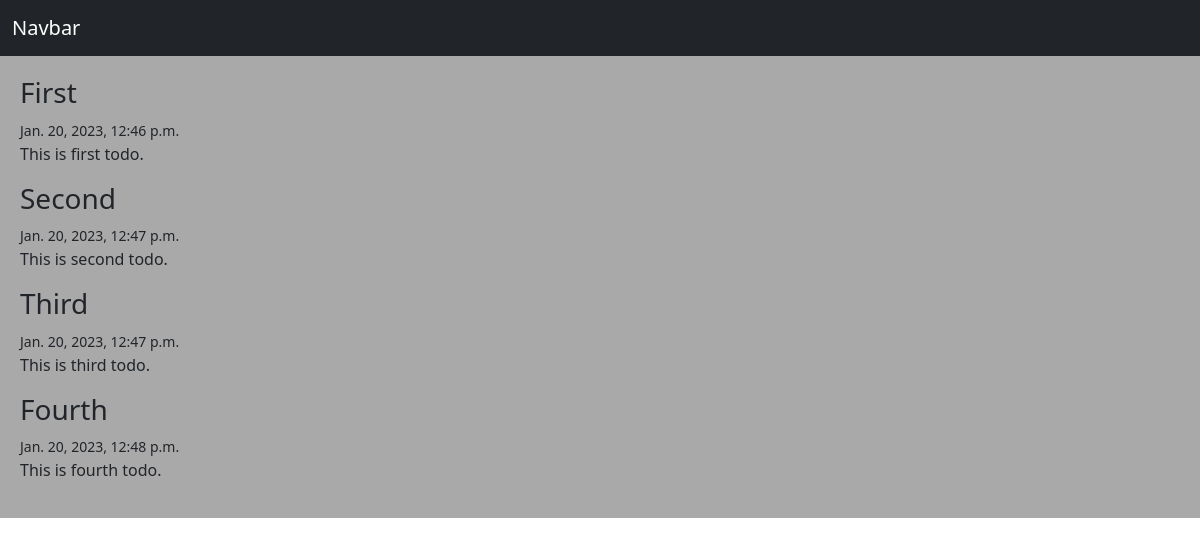
The page / on the database its author committed.
### home/models.py (models this page shows)
class Todo(models.Model):
    title = models.CharField(max_length=200)
    body = models.TextField()
    created = models.DateTimeField()

### home/views.py (the view)
# urls.py: 2. Add a URL to urlpatterns:  path('', views.home, name='home')
def home(request):
    all = Todo.objects.all()
    return render(request, 'home.html', context={'todos':all})

### templates/home.html (shortened to what this page needs)
{% extends 'base.html' %}
{% block content %}
    {% for todo in todos %}
        <h3>{{ todo.title }}</h3>
        <small>{{ todo.created }}</small>
        <p>{{ todo.body }}</p>
    {% endfor %}
{% endblock %}

### templates/base.html (shortened to what this page needs)
<!DOCTYPE html>
<html lang="en">
<head>
    <link href="https://cdn.jsdelivr.net/npm/bootstrap@5.3.0-alpha1/dist/css/bootstrap.min.css" rel="stylesheet">
</head>
<body>
    {% include 'navbar.html' %}
    <div class = "jumbotron">
        {% block content %} {% endblock %}
    </div>
</body>
</html>

### templates/navbar.html
<nav class="navbar navbar-extend-lg navbar-dark bg-dark">
  <div class="container-fluid">
    <a class="navbar-brand" href="#">Navbar</a>
  </div>
</nav>

### templates/base.html (style rules this page uses)
.jumbotron { padding: 20px; margin-bottom: 20px; background-color: darkgray; }

### rows shown on the page
Todo: title "First", created "Jan. 20, 2023, 12:46 p.m.", body "This is first todo."
Todo: title "Second", created "Jan. 20, 2023, 12:47 p.m.", body "This is second todo."
Todo: title "Third", created "Jan. 20, 2023, 12:47 p.m.", body "This is third todo."
Todo: title "Fourth", created "Jan. 20, 2023, 12:48 p.m.", body "This is fourth todo."
